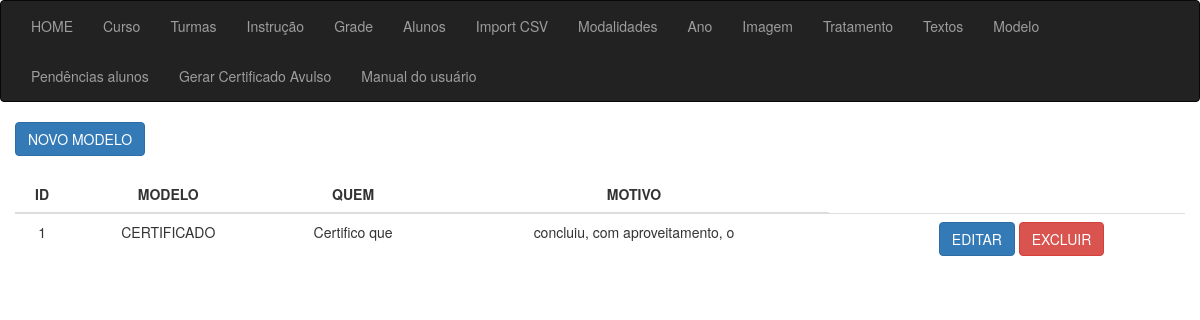
Screenshot of /sgc_modelo_lista with the database file from the repository.
### app_cert/models.py (models this page shows, shortened)
class Modelo(models.Model):
    id = models.AutoField(primary_key=True)
    fk_texto_modelo = models.ForeignKey(Textos, on_delete=models.CASCADE, verbose_name="FK Texto Tipo", related_name='fk_texto_modelo',null=True)
    fk_texto_modelo_desc = models.ForeignKey(Textos, on_delete=models.CASCADE, verbose_name="FK Texto primeira parte", related_name='fk_texto_modelo_desc',null=True)
    fk_texto_motivo = models.ForeignKey(Textos, on_delete=models.CASCADE, verbose_name="FK Texto Motivo", related_name='fk_texto_motivo',null=True)
    create_at = models.DateTimeField(auto_now_add=True, null=True)
    class Meta:
        verbose_name = 'Certificado'
        verbose_name_plural = 'Certificados'
        ordering = ['create_at']

class Textos(models.Model):
    id = models.AutoField(primary_key=True)
    texto = models.CharField(max_length=50, verbose_name="Texto", null=True)
    create_at = models.DateTimeField(auto_now_add=True, null=True)
    def __str__(self):
        return f"{self.texto}"
    class Meta:
        verbose_name = 'Texto'
        verbose_name_plural = 'Textos'
        ordering = ['create_at']

### app_cert/views/views_modelo.py (the view)
# urls.py: path('sgc_modelo_lista', sgc_modelo_lista, name="sgc_modelo_lista"),
def sgc_modelo_lista(request):
    dataset = Modelo.objects.select_related('fk_texto_modelo').all()
    for cert in dataset:
        print(cert.__dict__)
    context = {"dataset": dataset}
    return render(request, 'modelo/lista.html', context)

### app_cert/templates/modelo/lista.html (shortened to what this page needs)
{% extends 'sgc_base.html' %}
{% block content %}
<div class="container">
    <div class="row">
        <div class="col-md-15">
            <a href="{% url 'sgc_modelo_novo' %}" class="btn btn-primary">NOVO MODELO</a>
            <div class="col-8 m-auto pt-4 pb-2 text-center">
                <table class="table">
                    <thead class="thead-dark">
                        <tr>
                            <th style="text-align: center">ID</th>
                            <th style="text-align: center">MODELO</th>
                            <th style="text-align: center">QUEM</th>
                            <th style="text-align: center">MOTIVO</th>
                        </tr>
                    </thead>
                    <tbody>
                        {% for data in dataset %}
                        <tr>
                            <td style="text-align: center">{{ data.id }}</td>
                            <td style="text-align: center">{{ data.fk_texto_modelo }}</td>
                            <td style="text-align: center">{{ data.fk_texto_modelo_desc }}</td>
                            <td style="text-align: center">{{ data.fk_texto_motivo }}</td>
                            <td style="text-align: center">{{ data.codigo }}</td>
                            <td>
                                <a href="/sgc_turma_editar/{{ data.id }}/" class="btn btn-primary" target="_blank">EDITAR</a>
                                <a href="/sgc_turma_delete/{{ data.id }}/" class="btn btn-danger" target="_blank">EXCLUIR</a>
                            </td>
                        </tr>
                        {% endfor %}
                    </tbody>
                </table>
            </div>
        </div>
    </div>
</div>
{% endblock %}

### rows the page displays
Modelo: id "1", fk_texto_modelo "CERTIFICADO", fk_texto_modelo_desc "Certifico que", fk_texto_motivo "concluiu, com aproveitamento, o"
